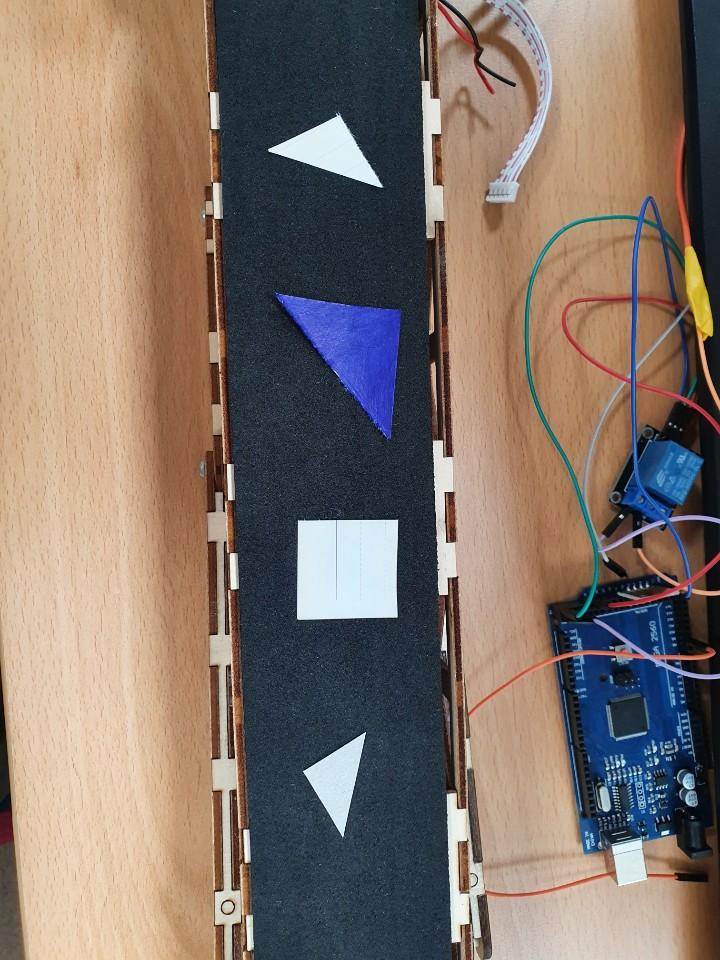
#> input picture team_project/Python/cvbuild/cvbuildproject/test/test2.jpg, 720 x 960 px, found by its file name
$ python ImageProcessing.py
#> lines starting #> are read from the running program, lines starting #| are printed output that depends on the picture; after the words box and inside, x2 and y2 are one past the last pixel; in counts of white or black regions, pixels touching at a corner belong together
import cv2
import numpy as np
# 영상처리형 분류 (단일 소스)
def setLabel(image, app_size, shape): # 라벨링 함수
    (text_width, text_height), baseline = cv2.getTextSize(f"{app_size} {shape}", cv2.FONT_HERSHEY_SIMPLEX, 1, 2)
    cv2.rectangle(image, (x-5, y-5+baseline), (x-5+text_width, y-10-text_height), (200,200,200), cv2.FILLED)
    cv2.putText(image, f"{app_size} {shape}", (x-5,y-5), cv2.FONT_HERSHEY_SIMPLEX, 1, (0, 0, 0), 2)

img_color = cv2.imread("test\\test2.jpg", cv2.IMREAD_COLOR)
#> img_color is the input picture: shape (960, 720, 3); mean B, G, R 106.7, 116.3, 130.8
height, width, channels = img_color.shape
#> height = 960; width = 720; channels = 3
print(height, width, channels)
#| 960 720 3


# [28 lines of commented-out code are left out]
track_width = 220
track_nx = (width - track_width)/2
#> track_nx = 250
track_px = (width + track_width)/2
#> track_px = 470
#

#img_color = cv2.fastNlMeansDenoisingColored(img_color, None, 10, 10, 7, 21) # 원본 노이즈 제거 (카메라 이용 시 이 부분에서 시간이 너무 많이 걸림)
#img_blur = cv2.GaussianBlur(img_color, (9, 9), cv2.BORDER_DEFAULT) # 가우시안 블러
img_blur = cv2.medianBlur(img_color, 9) # 메디안 블러 ( 엣지 정보 보존에 유리 )

imgray = cv2.cvtColor(img_blur, cv2.COLOR_BGR2GRAY) # gray image 획득
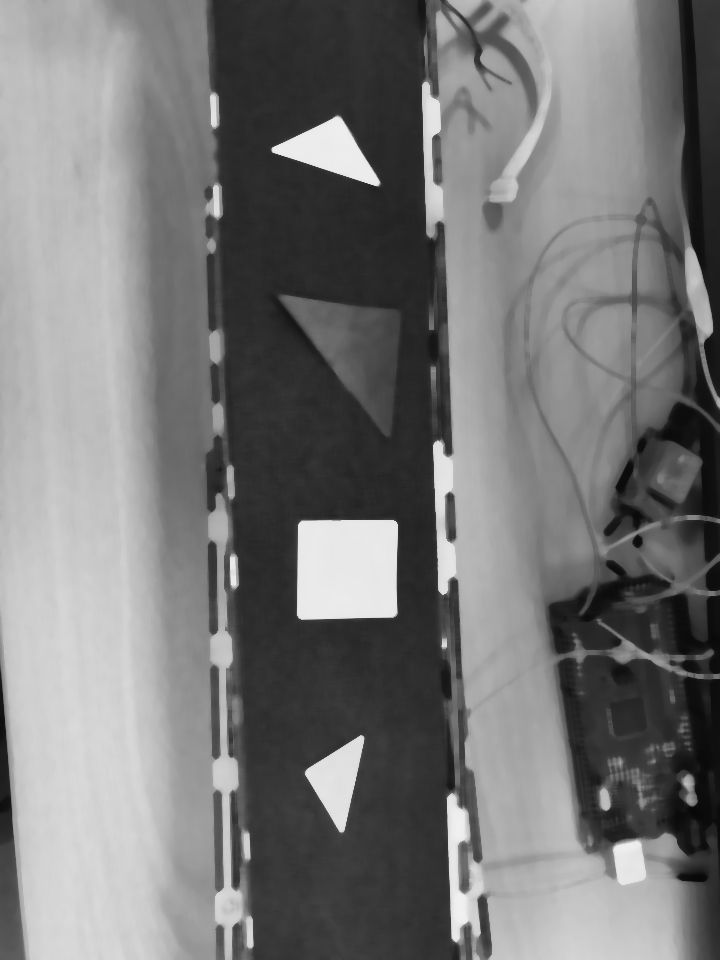
#> imgray: shape (960, 720); min 8, max 241, mean 119.5
#imgray = cv2.medianBlur(imgray, 5) # gray image 노이즈 제거

threshold = cv2.adaptiveThreshold(imgray, 255, cv2.ADAPTIVE_THRESH_MEAN_C, cv2.THRESH_BINARY_INV, 11, 2) # gray image에 threshold 처리
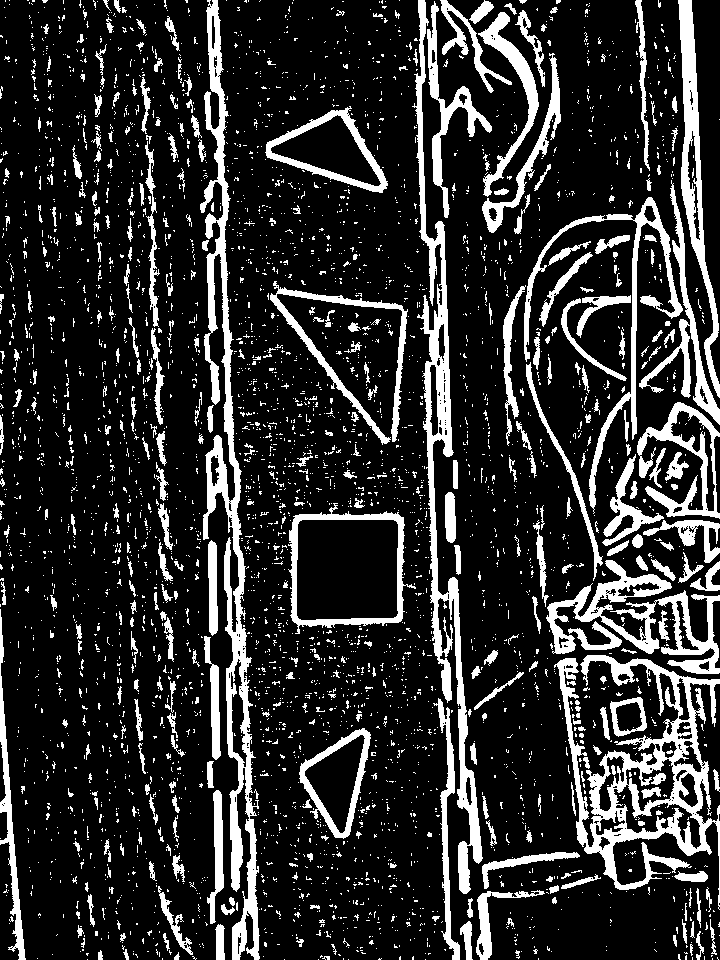
#> threshold: shape (960, 720); 17.8% white; 4073 white regions (3679 under 20 px), largest, box (x1, y1, x2, y2) and area: (200, 0, 260, 960) 12806, (554, 655, 720, 910) 11526, (412, 0, 483, 894) 9803

# threshold 이미지 노이즈 제거
kernel = np.ones((2,2), np.uint8)
threshold = cv2.morphologyEx(threshold, cv2.MORPH_OPEN, kernel)
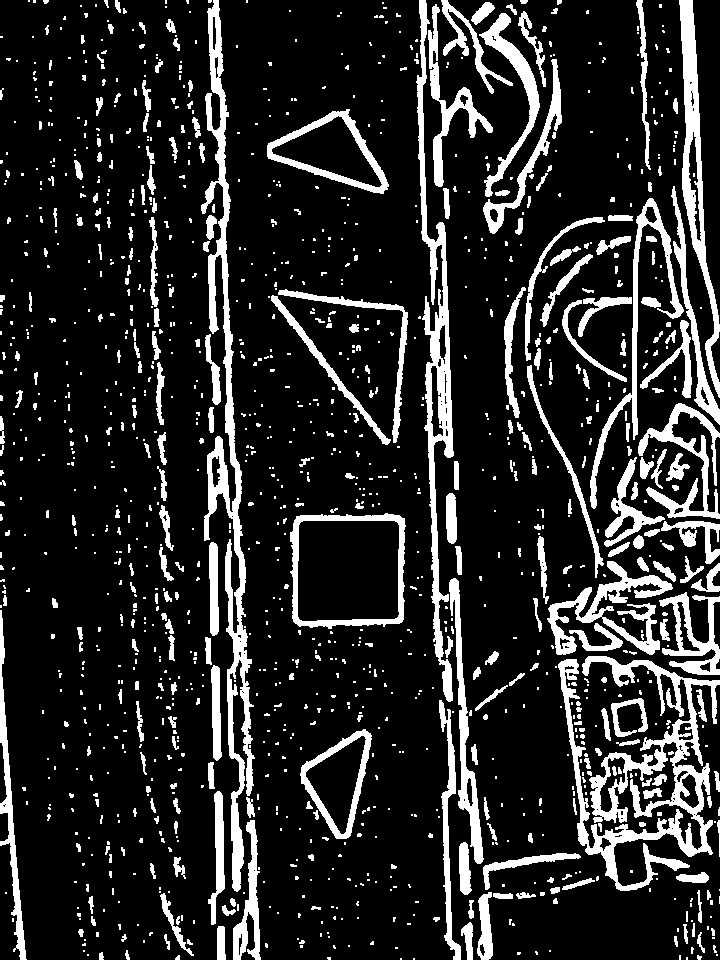
#> threshold: shape (960, 720); 15.8% white; 1336 white regions (975 under 20 px)
# threshold = cv2.morphologyEx(threshold, cv2.MORPH_CLOSE, kernel)
# threshold = cv2.dilate(threshold, kernel, iterations = 1)
#

contours, hierarchy = cv2.findContours(threshold, cv2.RETR_EXTERNAL, cv2.CHAIN_APPROX_SIMPLE) # contour 추출
#> contours = 1333 contours, 1113 with area under 20; largest, box (x1, y1, x2, y2) and area: (290, 513, 406, 629) 12102, (558, 656, 720, 891) 10302, (201, 0, 255, 892) 8999, (416, 0, 454, 702) 6362, (267, 109, 389, 194) 5318

# 트레일러 영역 표시
cv2.line(img_color, (int(track_nx), 0), (int(track_nx), height), (0, 255, 0), 2)
cv2.line(img_color, (int(track_px), 0), (int(track_px), height), (0, 255, 0), 2)

img_contour = np.zeros((height, width, 1), np.uint8)

for idx, cnt in enumerate(contours):
    size = len(cnt)
    shape = ""

    # 간소화된 contour
    epsilon = 0.087 * cv2.arcLength(cnt, True)
    approx = cv2.approxPolyDP(cnt, epsilon, True)
    app_size = len(approx)

    if app_size > 2: # 직선 제외
        if size>100: #and size<1500: # contour 사이즈 선택
            x,y,w,h = cv2.boundingRect(cnt) # contour에 사각형 boundary 형성

            if x>(track_nx) and (x+w)<(track_px): # boundary가 중간 영역 내부에 있는 경우만 선택
                img_color = cv2.rectangle(img_color, (x,y), (x+w,y+h), (0,0,255), 2)
                #print("Collect Group : ", size, x, y, w, h)
                #setLabel(img_color, f"{size}", cnt)
                setLabel(threshold, f"{size}", shape)

                #cv2.drawContours(img_color, contours, idx, (255, 0, 0), 1)
                leftmost = tuple(approx[approx[:,:,0].argmin()][0])
                rightmost = tuple(approx[approx[:,:,0].argmax()][0])
                topmost = tuple(approx[approx[:,:,1].argmin()][0])
                bottommost = tuple(approx[approx[:,:,1].argmax()][0])
                most_list = [leftmost, rightmost, topmost, bottommost] # 4방향 끝점

                if app_size == 3:
                    shape = "triangle"
                elif app_size == 4:
                    shape = "rectangle"
                    for idx in range(0, 4):
                        front = idx % 4
                        for rear in range(front+1, 4):
                            if most_list[front]==most_list[rear]:
                                shape = "triangle"
                else:
                    shape = "other"

                setLabel(img_color, app_size, shape)

                cv2.circle(img_color, leftmost, 5, (0,0,255), -1)
                cv2.circle(img_color, rightmost, 5, (0,255,0), -1)
                cv2.circle(img_color, topmost, 5, (255,0,0), -1)
                cv2.circle(img_color, bottommost, 5, (0,255,255), -1)
                #cv2.drawContours(img_color, approx, -1, (255, 0, 0), 10) # 간소화된 contour 표시
                cv2.drawContours(img_contour, cnt, -1, (255, 0, 0), 2)
#> this loop made 1333 passes
#> (size, epsilon, app_size, x, y, w, h, most_list) on passes 304, 618, 953, 1189: (151, 26.72, 3, 300, 729, 72, 110, [(301, 767), (365, 729), (365, 729), (336, 838)]), (187, 41.73, 4, 290, 513, 116, 116, [(293, 621), (404, 518), (296, 516), (401, 622)]), (206, 50.1, 4, 278, 289, 130, 154, [(279, 290), (407, 312), (279, 290), (395, 442)]), (202, 30.87, 3, 267, 109, 122, 85, [(267, 145), (388, 186), (349, 109), (388, 186)])
#> (size, epsilon, app_size, x, y, w, h) on passes 529, 700, 918: (173, 47.68, 3, 659, 592, 61, 83), (212, 34.59, 3, 604, 457, 61, 90), (107, 26.38, 4, 640, 320, 52, 78)
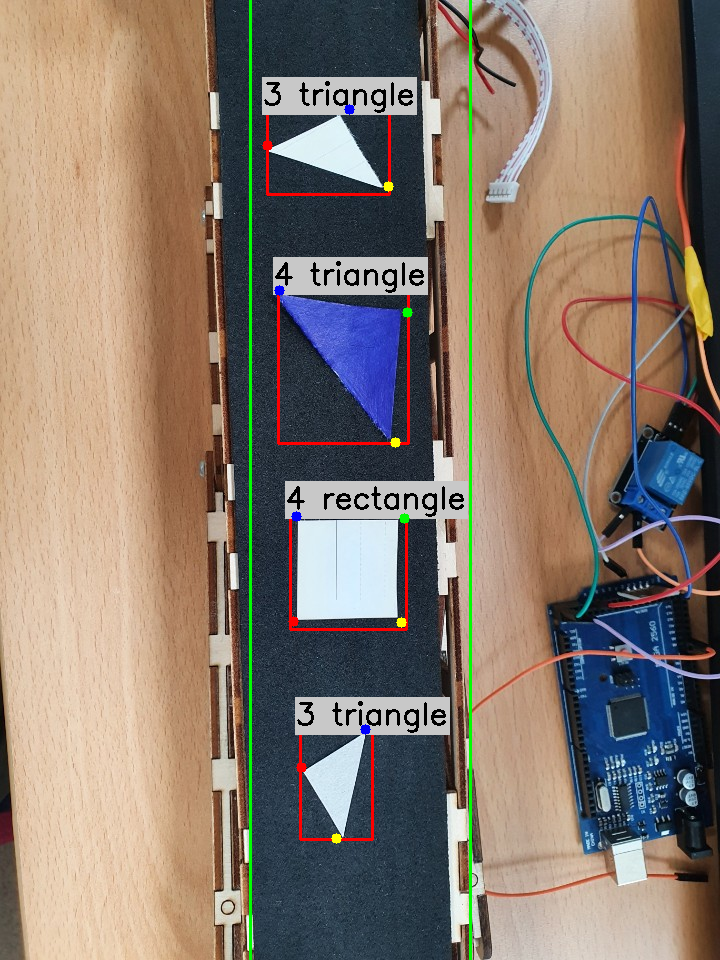
#> img_color: shape (960, 720, 3); mean B, G, R 109.1, 121.3, 135.4
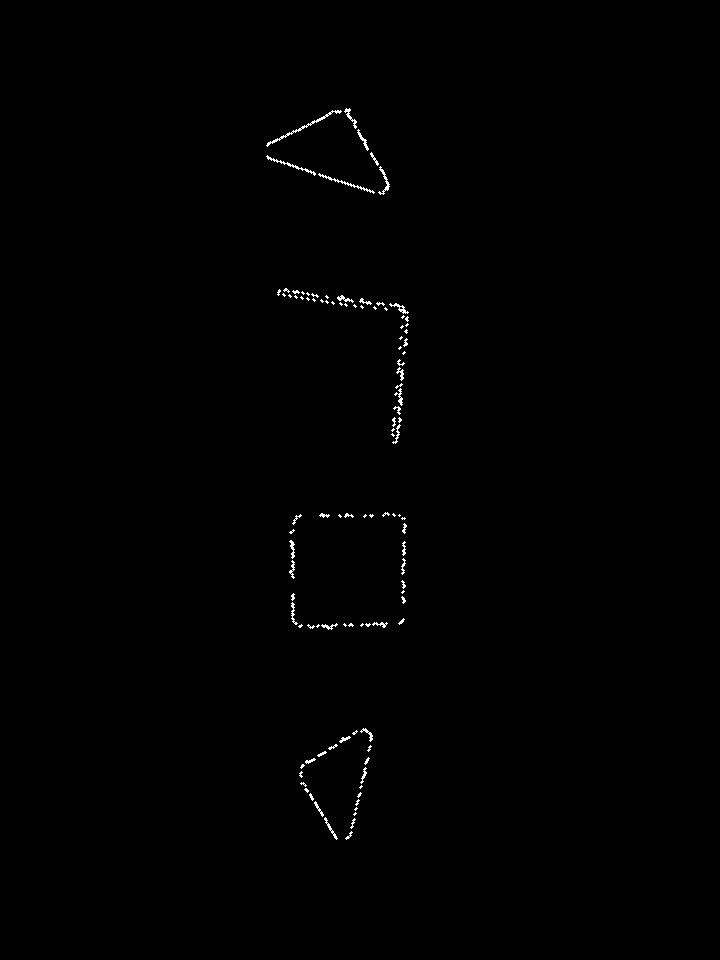
#> img_contour: shape (960, 720, 1); 0.39% white in thin lines or dots, all inside (x1, y1, x2, y2) = (266, 108, 409, 840)
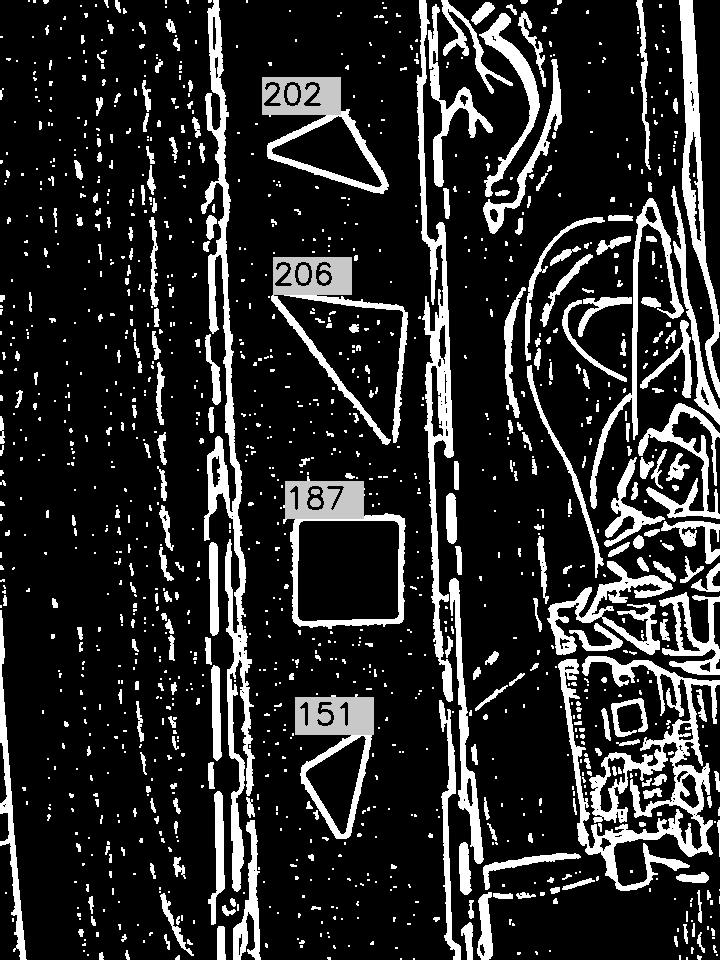
#> threshold: shape (960, 720); 1.49% of pixels changed, all inside (x1, y1, x2, y2) = (262, 77, 374, 735)
###################################################

cv2.imshow("img_color", img_color)
cv2.imshow("img_blur", img_blur)
cv2.imshow("imgray", imgray)
cv2.imshow("threshold", threshold)
cv2.imshow("contours", img_contour)
cv2.waitKey(0)

$ run again, with team_project/Python/cvbuild/cvbuildproject/test/test1.png saved as team_project/Python/cvbuild/cvbuildproject/test/test2.jpg
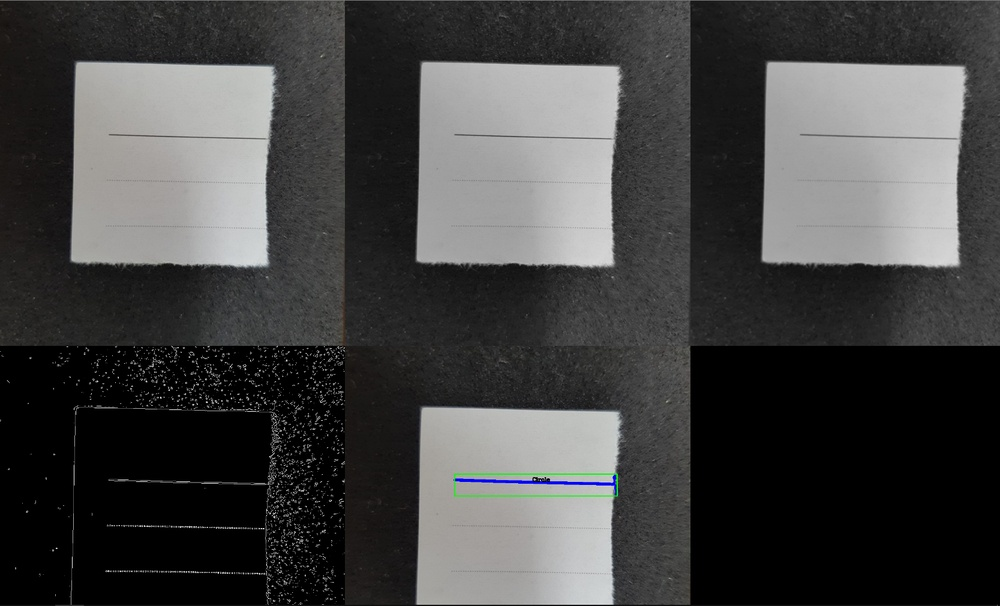
#> input picture team_project/Python/cvbuild/cvbuildproject/test/test1.png, 1000 x 606 px, shrunk from 1667 x 1011 before the run, found by its file name
#> img_color is the input picture: shape (606, 1000, 3); mean B, G, R 66.2, 66.6, 66.6
#| 606 1000 3
#> `threshold = cv2.morphologyEx(threshold, cv2.MORPH_OPEN, kernel)`:
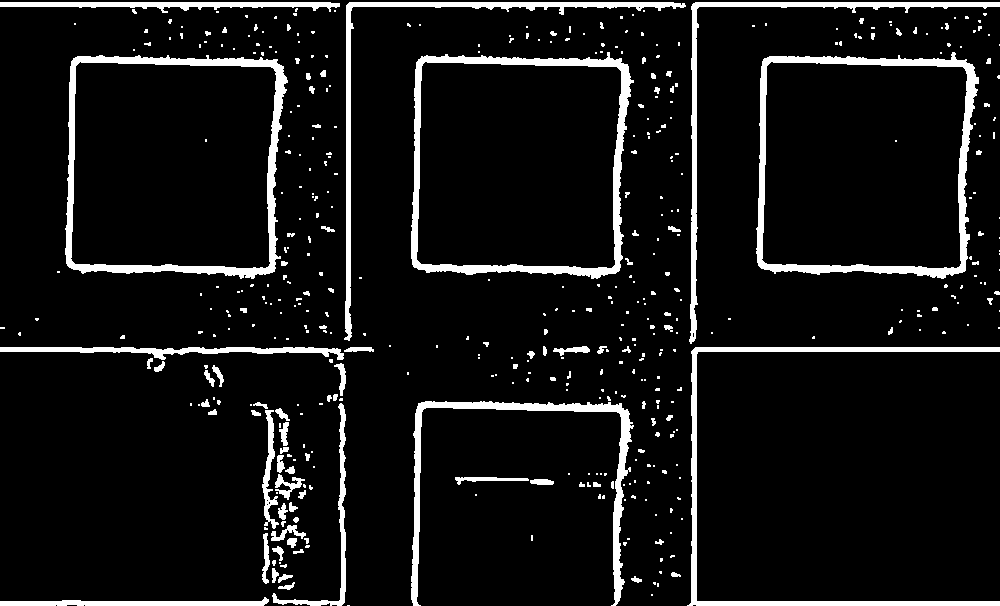
#> threshold: shape (606, 1000); 7.9% white; 446 white regions (338 under 20 px)
#> contours = 444 contours, 391 with area under 20; largest, box (x1, y1, x2, y2) and area: (756, 52, 979, 279) 44832, (411, 52, 634, 279) 44825, (65, 55, 288, 279) 44804, (411, 401, 634, 606) 3650, (687, 347, 1000, 606) 3583
#> `cv2.line(img_color, (int(track_px), 0), (int(track_px), height), (0, 2..`:
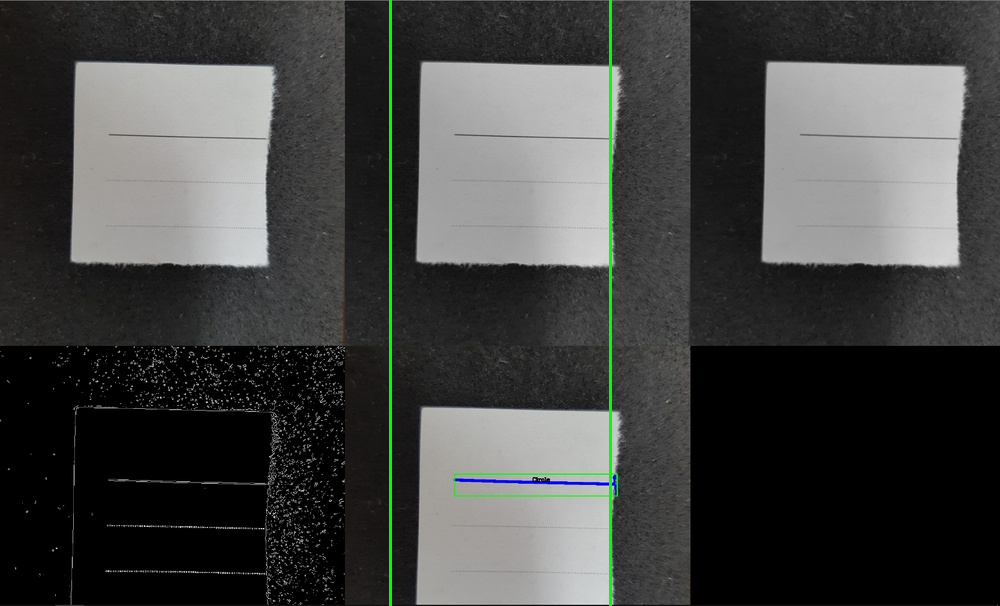
#> img_color: shape (606, 1000, 3); mean B, G, R 65.7, 67.6, 66.1
#> the loop `for idx, cnt in enumerate(contours):` made 444 passes
#> (size, epsilon, app_size, x, y, w, h) on passes 97, 103, 351, 352, 354, 442, 443: (179, 51.19, 4, 272, 403, 74, 203), (392, 116.9, 6, 411, 401, 223, 205), (393, 84.11, 4, 65, 55, 223, 224), (350, 83.05, 4, 756, 52, 223, 227), (401, 83.8, 4, 411, 52, 223, 227), (167, 117.4, 4, 689, 2, 311, 342), (188, 124.4, 4, 344, 2, 342, 339)
